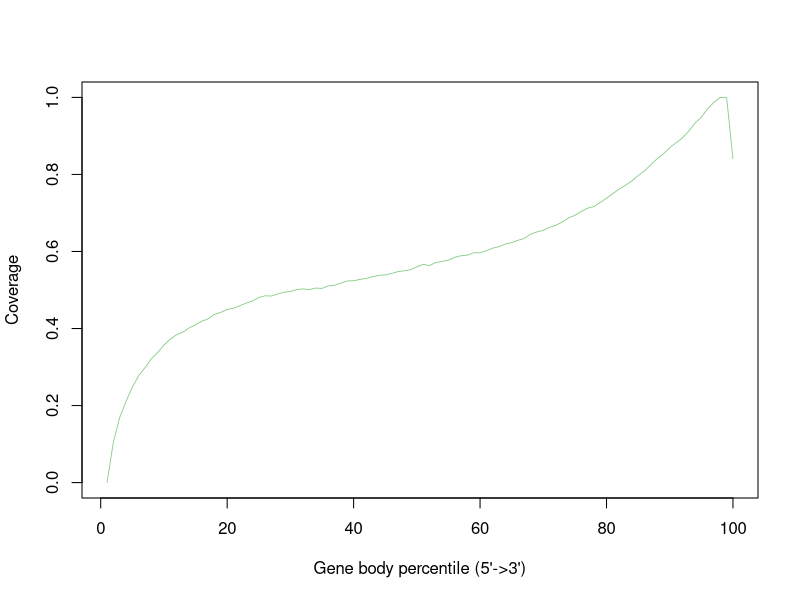

The R source for this figure:
EP1_WT_hRO_2_sorted <- c(0.0,0.10458654081648068,0.1687650684849221,0.21074313613375847,0.2476285628949,0.2775227003391089,0.29833717793185777,0.3215453061740093,0.33750723947437816,0.3571465105465864,0.37259452889027556,0.3838818641487431,0.39070829149832054,0.4016401505739302,0.4100557830568763,0.4190842357821124,0.4250805248415226,0.4366278804900611,0.44191851037101915,0.44964662324984334,0.4526269850493034,0.459146764381679,0.46604378738610874,0.4714288620016122,0.4804307298425021,0.48496550447702536,0.4842807206775565,0.4899105903354965,0.494380062502431,0.4961142652824129,0.5010142698381225,0.5029371241911386,0.501087660771642,0.5050163952014938,0.5041373692716562,0.5106738608020214,0.512389269793517,0.5179243378728262,0.5235741313255223,0.5240073400449362,0.5276086700266313,0.530126442943664,0.5347427564516518,0.5379431721036423,0.5392525520002122,0.5429138912622324,0.5477497828306371,0.5499045858390231,0.5526805949257009,0.5602390879160342,0.5664617350734795,0.5634666831925127,0.5714211541693722,0.5742120912336136,0.5774975547259062,0.5849569640085867,0.5889163275557501,0.5905658393395149,0.5965966828011737,0.5963923300883914,0.601946429852244,0.6086572397182216,0.6124145105651423,0.619408535686728,0.6230387700393231,0.6290670561183713,0.6339658117197827,0.6450946487304142,0.6507841113505799,0.6548297122183295,0.6627003248351707,0.6681651541037129,0.6765882208384337,0.6873548016285889,0.693998286910495,0.7038505142063793,0.7124284512740702,0.7166989828635144,0.7272014395566189,0.7380742409361305,0.7502413752866202,0.7620447070922644,0.7722066750540887,0.7828070854485762,0.7972312586378572,0.8092524437575064,0.8249553677260456,0.8408288631673029,0.853547500051445,0.8695505893696385,0.8822570935548844,0.8947783361859053,0.9124038766114038,0.9332256695078989,0.9486726173193325,0.9707774431241081,0.9874273718207125,1.0,0.9994744281365376,0.8405601000971449)


pdf("/users/sparthib/retina_lrs/plots/gene_body_percentile/EP1-WT_hRO_2.geneBodyCoverage.curves.pdf")
x=1:100
icolor = colorRampPalette(c("#7fc97f","#beaed4","#fdc086","#ffff99","#386cb0","#f0027f"))(1)
plot(x,EP1_WT_hRO_2_sorted,type='l',xlab="Gene body percentile (5'->3')", ylab="Coverage",lwd=0.8,col=icolor[1])
dev.off()
